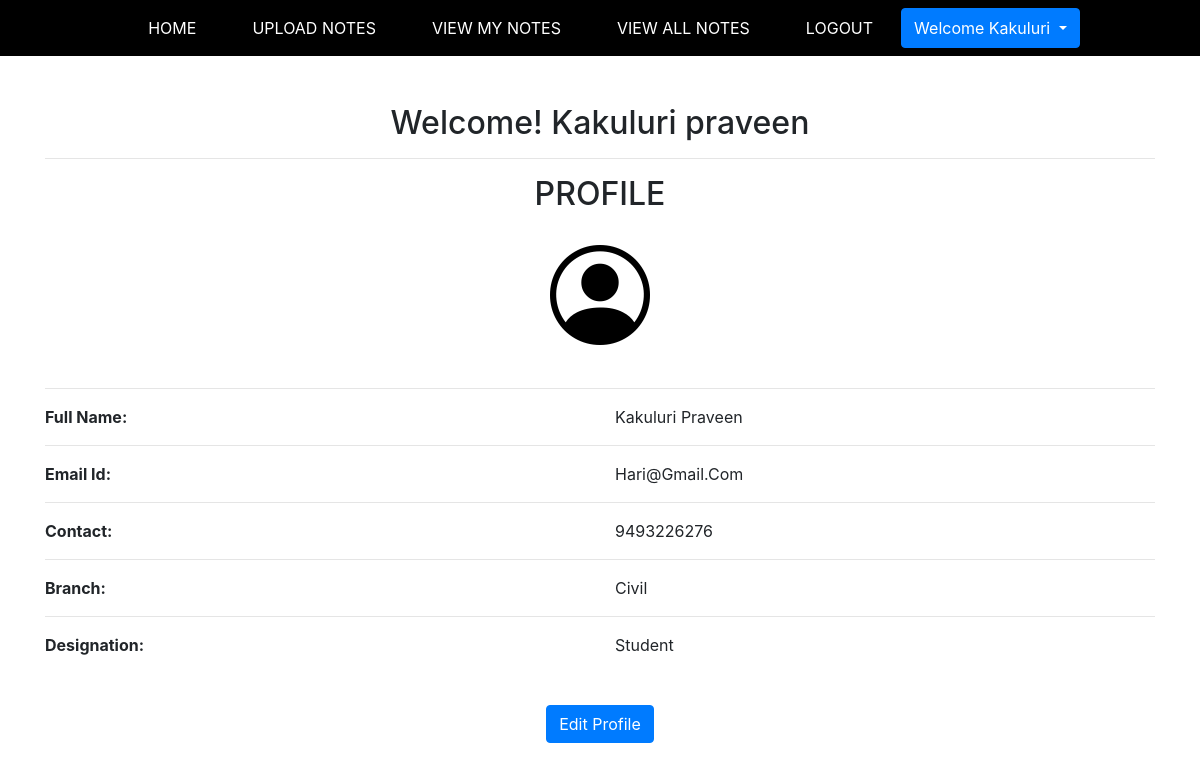
The app's page /profile/ (signed in) with its own data.
### Notes/models.py (models this page shows, shortened)
class Signup(models.Model):
    user=models.ForeignKey(User,on_delete=models.CASCADE)
    contact=models.CharField(max_length=15,null=True)
    branch=models.CharField(max_length=40)
    designation=models.CharField(max_length=10,default='student')

### Notes/views.py (the view)
# urls.py: path('profile/', profile, name='profile'),
def profile(request):
    if not request.user.is_authenticated:
        return redirect('login')
    user=User.objects.get(id=request.user.id)
    data=Signup.objects.get(user=request.user)
    d={'data':data,'user':user}
    return render(request,'profile.html',d)

### Notes/templates/profile.html
{% extends 'usernavigation.html' %}
{% load static %}
{% block body %}
<div class="container mt-5">
    <h2 class="text-center">Welcome! {{ request.user.first_name }} {{ request.user.last_name }} </h2>
    <hr>
    <h2 class="text-center">PROFILE</h2>
        <div class="text-center">
            <i class="bi bi-person-circle" style="font-size: 100px; color:black;"></i>
        </div>
    <hr>
    <div class="row">
        <div class="col-md-6">
            <b>Full Name:</b>
        </div>
        <div class="col-md-6" style="text-transform: capitalize">
            {{ data.user.first_name }} {{ data.user.last_name }}
        </div>
    </div>
        <hr>
    <div class="row">
        <div class="col-md-6">
            <b>Email Id:</b>
        </div>
        <div class="col-md-6" style="text-transform: capitalize">
            {{ data.user.username}}
        </div>
    </div>
     <hr>
    <div class="row">
        <div class="col-md-6">
            <b>Contact:</b>
        </div>
        <div class="col-md-6" style="text-transform: capitalize">
            {{ data.contact}}
        </div>
    </div>
     <hr>
    <div class="row">
        <div class="col-md-6">
            <b>Branch:</b>
        </div>
        <div class="col-md-6" style="text-transform: capitalize">
            {{ data.branch}}
        </div>
    </div>
        <hr>
        <div class="row">
        <div class="col-md-6">
            <b>Designation:</b>
        </div>
        <div class="col-md-6" style="text-transform: capitalize">
            {{ data.designation}}
        </div>
    </div>
        <div class="text-center mt-5">
            <a href="{% url 'edit_profile' %}" class="btn btn-primary">Edit Profile</a>
        </div>
    </div>
{% endblock %}

### Notes/templates/usernavigation.html (shortened to what this page needs)
<!DOCTYPE html>
<html lang="en">
<head>
    {% load static %}
  <link rel="stylesheet" href="https://maxcdn.bootstrapcdn.com/bootstrap/4.3.1/css/bootstrap.min.css">
  <link rel="stylesheet" href="https://use.fontawesome.com/releases/v5.6.3/css/all.css">
    <link href="https://cdn.jsdelivr.net/npm/bootstrap-icons/font/bootstrap-icons.css" rel="stylesheet">
    <link rel="stylesheet" href="{% static 'css/mystyle.css' %}">
</head>
<body>
<nav class="navbar navbar-expand-sm justify-content-center" style="background-color: black">
    <ul class="navbar-nav">
        <li class="navbar-item">
            <a class="nav-link" href="{% url 'profile' %}">HOME</a>
        </li>
         <li class="navbar-item">
            <a class="nav-link" href="{% url 'upload_notes' %}">UPLOAD NOTES</a>
        </li>
         <li class="navbar-item">
            <a class="nav-link" href="{% url 'view_mynotes' %}">VIEW MY NOTES</a>
        </li>
         <li class="navbar-item">
            <a class="nav-link" href="{% url 'viewallnotes' %}">VIEW ALL NOTES</a>
        </li>
        <li class="navbar-item">
            <form method="post" action="{% url 'logout' %}" style="display: inline;">
                <button type="submit" class="nav-link" style="border: none; background: none;  color: white; cursor: pointer;">LOGOUT</button>
            </form>
        </li>
        <div class="btn-group">
            <button type="button" class="btn btn-primary dropdown-toggle" data-toggle="dropdown">
                Welcome {{ request.user.first_name }}
            </button>
        </div>
    </ul>
</nav>
</body>
</html>
{% block body %}
{% endblock %}

### Notes/static/css/mystyle.css (style rules this page uses)
.nav-link { color:white }
.navbar-item { margin: 0 20px; }

### records on screen
Signup: user.first_name "Kakuluri", user.last_name "Praveen", user.username "Hari@gmail.com", contact "9493226276", branch "Civil", designation "Student"

### other values on screen
{{ request.user.first_name }} "Kakuluri"
{{ request.user.last_name }} "praveen"
